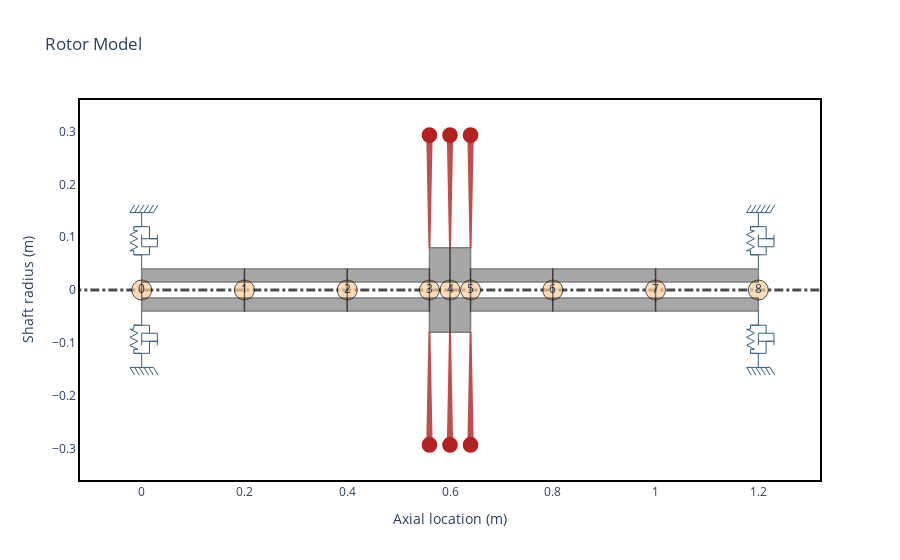

This figure's notebook cell:
### Code cell
shaft = [
    rs.ShaftElement(n=0, L=L, idl=idl, odl=odl, material=steel),
    rs.ShaftElement(n=1, L=L, idl=idl, odl=odl, material=steel),
    rs.ShaftElement(n=2, L=0.16, idl=idl, odl=odl, material=steel),
    rs.ShaftElement(n=3, L=0.04, idl=idl, odl=0.16, material=steel),
    rs.ShaftElement(n=4, L=0.04, idl=idl, odl=0.16, material=steel),
    rs.ShaftElement(n=5, L=0.16, idl=idl, odl=odl, material=steel),
    rs.ShaftElement(n=6, L=L, idl=idl, odl=odl, material=steel),
    rs.ShaftElement(n=7, L=L, idl=idl, odl=odl, material=steel),
]
bearings = [
    rs.BearingElement(n=0, kxx=1e20, cxx=0),
    rs.BearingElement(n=len(shaft), kxx=1e20, cxx=0),
]
disks = [
    rs.DiskElement.from_geometry(n=3, material=steel, width=0.02, o_d=0.4, i_d=0.16),
    rs.DiskElement.from_geometry(n=4, material=steel, width=0.04, o_d=0.4, i_d=0.16),
    rs.DiskElement.from_geometry(n=5, material=steel, width=0.02, o_d=0.4, i_d=0.16),
]

rotor3 = rs.Rotor(shaft_elements=shaft, disk_elements=disks, bearing_elements=bearings)
rotor3.plot_rotor()

### Figure 1 — Plotly figure (JSON) as saved in the notebook; plotly's stock layout.template omitted (floating-point values rounded to 4 significant figures)
{"data": [{"hoverinfo": "none", "line": {"color": "black", "dash": "dashdot", "width": 3.0}, "mode": "lines", "opacity": 0.7, "showlegend": false, "type": "scatter", "x": [-0.24, 1.44], "y": [0, 0]}, {"hoverinfo": "none", "marker": {"color": "#ffcc99", "line": {"color": "black", "width": 1.0}, "opacity": 0.7, "size": 20}, "mode": "markers+text", "showlegend": false, "text": ["0", "1", "2", "3", "4", "5", "6", "7", "8"], "type": "scatter", "x": [0.0, 0.2, 0.4, 0.56, 0.6, 0.64, 0.8, 1.0, 1.2], "y": [0.0, 0.0, 0.0, 0.0, 0.0, 0.0, 0.0, 0.0, 0.0]}, {"customdata": [[0, 0.08, 0.03, 0.08, 0.03, 0.2, "steel"], [0, 0.08, 0.03, 0.08, 0.03, 0.2, "steel"], [0, 0.08, 0.03, 0.08, 0.03, 0.2, "steel"], [0, 0.08, 0.03, 0.08, 0.03, 0.2, "steel"], [0, 0.08, 0.03, 0.08, 0.03, 0.2, "steel"], [0, 0.08, 0.03, 0.08, 0.03, 0.2, "steel"], [0, 0.08, 0.03, 0.08, 0.03, 0.2, "steel"], [0, 0.08, 0.03, 0.08, 0.03, 0.2, "steel"], [0, 0.08, 0.03, 0.08, 0.03, 0.2, "steel"], [0, 0.08, 0.03, 0.08, 0.03, 0.2, "steel"]], "fill": "toself", "fillcolor": "#525252", "hoverinfo": "text", "hoverlabel": {"bgcolor": "#525252"}, "hoveron": "points+fills", "hovertemplate": "Element Number: 0<br>Left Outer Diameter: 0.08 m<br>Left Inner Diameter: 0.03 m<br>Right Outer Diameter: 0.08 m<br>Right Inner Diameter: 0.03 m<br>Element Length: 0.2 m<br>Material: steel<br>", "legendgroup": "Shaft", "line": {"color": "black", "width": 1.5}, "mode": "lines", "name": "ShaftElement 0", "opacity": 0.5, "showlegend": false, "text": "Element Number: 0<br>Left Outer Diameter: 0.08 m<br>Left Inner Diameter: 0.03 m<br>Right Outer Diameter: 0.08 m<br>Right Inner Diameter: 0.03 m<br>Element Length: 0.2 m<br>Material: steel<br>", "type": "scatter", "x": [0.0, 0.0, 0.2, 0.2, 0.0, 0.0, 0.0, 0.2, 0.2, 0.0], "y": [0.015, 0.04, 0.04, 0.015, 0.015, -0.015, -0.04, -0.04, -0.015, -0.015]}, {"customdata": [[1, 0.08, 0.03, 0.08, 0.03, 0.2, "steel"], [1, 0.08, 0.03, 0.08, 0.03, 0.2, "steel"], [1, 0.08, 0.03, 0.08, 0.03, 0.2, "steel"], [1, 0.08, 0.03, 0.08, 0.03, 0.2, "steel"], [1, 0.08, 0.03, 0.08, 0.03, 0.2, "steel"], [1, 0.08, 0.03, 0.08, 0.03, 0.2, "steel"], [1, 0.08, 0.03, 0.08, 0.03, 0.2, "steel"], [1, 0.08, 0.03, 0.08, 0.03, 0.2, "steel"], [1, 0.08, 0.03, 0.08, 0.03, 0.2, "steel"], [1, 0.08, 0.03, 0.08, 0.03, 0.2, "steel"]], "fill": "toself", "fillcolor": "#525252", "hoverinfo": "text", "hoverlabel": {"bgcolor": "#525252"}, "hoveron": "points+fills", "hovertemplate": "Element Number: 1<br>Left Outer Diameter: 0.08 m<br>Left Inner Diameter: 0.03 m<br>Right Outer Diameter: 0.08 m<br>Right Inner Diameter: 0.03 m<br>Element Length: 0.2 m<br>Material: steel<br>", "legendgroup": "Shaft", "line": {"color": "black", "width": 1.5}, "mode": "lines", "name": "ShaftElement 1", "opacity": 0.5, "showlegend": false, "text": "Element Number: 1<br>Left Outer Diameter: 0.08 m<br>Left Inner Diameter: 0.03 m<br>Right Outer Diameter: 0.08 m<br>Right Inner Diameter: 0.03 m<br>Element Length: 0.2 m<br>Material: steel<br>", "type": "scatter", "x": [0.2, 0.2, 0.4, 0.4, 0.2, 0.2, 0.2, 0.4, 0.4, 0.2], "y": [0.015, 0.04, 0.04, 0.015, 0.015, -0.015, -0.04, -0.04, -0.015, -0.015]}, {"customdata": [[2, 0.08, 0.03, 0.08, 0.03, 0.16, "steel"], [2, 0.08, 0.03, 0.08, 0.03, 0.16, "steel"], [2, 0.08, 0.03, 0.08, 0.03, 0.16, "steel"], [2, 0.08, 0.03, 0.08, 0.03, 0.16, "steel"], [2, 0.08, 0.03, 0.08, 0.03, 0.16, "steel"], [2, 0.08, 0.03, 0.08, 0.03, 0.16, "steel"], [2, 0.08, 0.03, 0.08, 0.03, 0.16, "steel"], [2, 0.08, 0.03, 0.08, 0.03, 0.16, "steel"], [2, 0.08, 0.03, 0.08, 0.03, 0.16, "steel"], [2, 0.08, 0.03, 0.08, 0.03, 0.16, "steel"]], "fill": "toself", "fillcolor": "#525252", "hoverinfo": "text", "hoverlabel": {"bgcolor": "#525252"}, "hoveron": "points+fills", "hovertemplate": "Element Number: 2<br>Left Outer Diameter: 0.08 m<br>Left Inner Diameter: 0.03 m<br>Right Outer Diameter: 0.08 m<br>Right Inner Diameter: 0.03 m<br>Element Length: 0.16 m<br>Material: steel<br>", "legendgroup": "Shaft", "line": {"color": "black", "width": 1.5}, "mode": "lines", "name": "ShaftElement 2", "opacity": 0.5, "showlegend": false, "text": "Element Number: 2<br>Left Outer Diameter: 0.08 m<br>Left Inner Diameter: 0.03 m<br>Right Outer Diameter: 0.08 m<br>Right Inner Diameter: 0.03 m<br>Element Length: 0.16 m<br>Material: steel<br>", "type": "scatter", "x": [0.4, 0.4, 0.56, 0.56, 0.4, 0.4, 0.4, 0.56, 0.56, 0.4], "y": [0.015, 0.04, 0.04, 0.015, 0.015, -0.015, -0.04, -0.04, -0.015, -0.015]}, {"customdata": [[3, 0.16, 0.03, 0.16, 0.03, 0.04, "steel"], [3, 0.16, 0.03, 0.16, 0.03, 0.04, "steel"], [3, 0.16, 0.03, 0.16, 0.03, 0.04, "steel"], [3, 0.16, 0.03, 0.16, 0.03, 0.04, "steel"], [3, 0.16, 0.03, 0.16, 0.03, 0.04, "steel"], [3, 0.16, 0.03, 0.16, 0.03, 0.04, "steel"], [3, 0.16, 0.03, 0.16, 0.03, 0.04, "steel"], [3, 0.16, 0.03, 0.16, 0.03, 0.04, "steel"], [3, 0.16, 0.03, 0.16, 0.03, 0.04, "steel"], [3, 0.16, 0.03, 0.16, 0.03, 0.04, "steel"]], "fill": "toself", "fillcolor": "#525252", "hoverinfo": "text", "hoverlabel": {"bgcolor": "#525252"}, "hoveron": "points+fills", "hovertemplate": "Element Number: 3<br>Left Outer Diameter: 0.16 m<br>Left Inner Diameter: 0.03 m<br>Right Outer Diameter: 0.16 m<br>Right Inner Diameter: 0.03 m<br>Element Length: 0.04 m<br>Material: steel<br>", "legendgroup": "Shaft", "line": {"color": "black", "width": 1.5}, "mode": "lines", "name": "ShaftElement 3", "opacity": 0.5, "showlegend": false, "text": "Element Number: 3<br>Left Outer Diameter: 0.16 m<br>Left Inner Diameter: 0.03 m<br>Right Outer Diameter: 0.16 m<br>Right Inner Diameter: 0.03 m<br>Element Length: 0.04 m<br>Material: steel<br>", "type": "scatter", "x": [0.56, 0.56, 0.6, 0.6, 0.56, 0.56, 0.56, 0.6, 0.6, 0.56], "y": [0.015, 0.08, 0.08, 0.015, 0.015, -0.015, -0.08, -0.08, -0.015, -0.015]}, {"customdata": [[4, 0.16, 0.03, 0.16, 0.03, 0.04, "steel"], [4, 0.16, 0.03, 0.16, 0.03, 0.04, "steel"], [4, 0.16, 0.03, 0.16, 0.03, 0.04, "steel"], [4, 0.16, 0.03, 0.16, 0.03, 0.04, "steel"], [4, 0.16, 0.03, 0.16, 0.03, 0.04, "steel"], [4, 0.16, 0.03, 0.16, 0.03, 0.04, "steel"], [4, 0.16, 0.03, 0.16, 0.03, 0.04, "steel"], [4, 0.16, 0.03, 0.16, 0.03, 0.04, "steel"], [4, 0.16, 0.03, 0.16, 0.03, 0.04, "steel"], [4, 0.16, 0.03, 0.16, 0.03, 0.04, "steel"]], "fill": "toself", "fillcolor": "#525252", "hoverinfo": "text", "hoverlabel": {"bgcolor": "#525252"}, "hoveron": "points+fills", "hovertemplate": "Element Number: 4<br>Left Outer Diameter: 0.16 m<br>Left Inner Diameter: 0.03 m<br>Right Outer Diameter: 0.16 m<br>Right Inner Diameter: 0.03 m<br>Element Length: 0.04 m<br>Material: steel<br>", "legendgroup": "Shaft", "line": {"color": "black", "width": 1.5}, "mode": "lines", "name": "ShaftElement 4", "opacity": 0.5, "showlegend": false, "text": "Element Number: 4<br>Left Outer Diameter: 0.16 m<br>Left Inner Diameter: 0.03 m<br>Right Outer Diameter: 0.16 m<br>Right Inner Diameter: 0.03 m<br>Element Length: 0.04 m<br>Material: steel<br>", "type": "scatter", "x": [0.6, 0.6, 0.64, 0.64, 0.6, 0.6, 0.6, 0.64, 0.64, 0.6], "y": [0.015, 0.08, 0.08, 0.015, 0.015, -0.015, -0.08, -0.08, -0.015, -0.015]}, {"customdata": [[5, 0.08, 0.03, 0.08, 0.03, 0.16, "steel"], [5, 0.08, 0.03, 0.08, 0.03, 0.16, "steel"], [5, 0.08, 0.03, 0.08, 0.03, 0.16, "steel"], [5, 0.08, 0.03, 0.08, 0.03, 0.16, "steel"], [5, 0.08, 0.03, 0.08, 0.03, 0.16, "steel"], [5, 0.08, 0.03, 0.08, 0.03, 0.16, "steel"], [5, 0.08, 0.03, 0.08, 0.03, 0.16, "steel"], [5, 0.08, 0.03, 0.08, 0.03, 0.16, "steel"], [5, 0.08, 0.03, 0.08, 0.03, 0.16, "steel"], [5, 0.08, 0.03, 0.08, 0.03, 0.16, "steel"]], "fill": "toself", "fillcolor": "#525252", "hoverinfo": "text", "hoverlabel": {"bgcolor": "#525252"}, "hoveron": "points+fills", "hovertemplate": "Element Number: 5<br>Left Outer Diameter: 0.08 m<br>Left Inner Diameter: 0.03 m<br>Right Outer Diameter: 0.08 m<br>Right Inner Diameter: 0.03 m<br>Element Length: 0.16 m<br>Material: steel<br>", "legendgroup": "Shaft", "line": {"color": "black", "width": 1.5}, "mode": "lines", "name": "ShaftElement 5", "opacity": 0.5, "showlegend": false, "text": "Element Number: 5<br>Left Outer Diameter: 0.08 m<br>Left Inner Diameter: 0.03 m<br>Right Outer Diameter: 0.08 m<br>Right Inner Diameter: 0.03 m<br>Element Length: 0.16 m<br>Material: steel<br>", "type": "scatter", "x": [0.64, 0.64, 0.8, 0.8, 0.64, 0.64, 0.64, 0.8, 0.8, 0.64], "y": [0.015, 0.04, 0.04, 0.015, 0.015, -0.015, -0.04, -0.04, -0.015, -0.015]}, {"customdata": [[6, 0.08, 0.03, 0.08, 0.03, 0.2, "steel"], [6, 0.08, 0.03, 0.08, 0.03, 0.2, "steel"], [6, 0.08, 0.03, 0.08, 0.03, 0.2, "steel"], [6, 0.08, 0.03, 0.08, 0.03, 0.2, "steel"], [6, 0.08, 0.03, 0.08, 0.03, 0.2, "steel"], [6, 0.08, 0.03, 0.08, 0.03, 0.2, "steel"], [6, 0.08, 0.03, 0.08, 0.03, 0.2, "steel"], [6, 0.08, 0.03, 0.08, 0.03, 0.2, "steel"], [6, 0.08, 0.03, 0.08, 0.03, 0.2, "steel"], [6, 0.08, 0.03, 0.08, 0.03, 0.2, "steel"]], "fill": "toself", "fillcolor": "#525252", "hoverinfo": "text", "hoverlabel": {"bgcolor": "#525252"}, "hoveron": "points+fills", "hovertemplate": "Element Number: 6<br>Left Outer Diameter: 0.08 m<br>Left Inner Diameter: 0.03 m<br>Right Outer Diameter: 0.08 m<br>Right Inner Diameter: 0.03 m<br>Element Length: 0.2 m<br>Material: steel<br>", "legendgroup": "Shaft", "line": {"color": "black", "width": 1.5}, "mode": "lines", "name": "ShaftElement 6", "opacity": 0.5, "showlegend": false, "text": "Element Number: 6<br>Left Outer Diameter: 0.08 m<br>Left Inner Diameter: 0.03 m<br>Right Outer Diameter: 0.08 m<br>Right Inner Diameter: 0.03 m<br>Element Length: 0.2 m<br>Material: steel<br>", "type": "scatter", "x": [0.8, 0.8, 1.0, 1.0, 0.8, 0.8, 0.8, 1.0, 1.0, 0.8], "y": [0.015, 0.04, 0.04, 0.015, 0.015, -0.015, -0.04, -0.04, -0.015, -0.015]}, {"customdata": [[7, 0.08, 0.03, 0.08, 0.03, 0.2, "steel"], [7, 0.08, 0.03, 0.08, 0.03, 0.2, "steel"], [7, 0.08, 0.03, 0.08, 0.03, 0.2, "steel"], [7, 0.08, 0.03, 0.08, 0.03, 0.2, "steel"], [7, 0.08, 0.03, 0.08, 0.03, 0.2, "steel"], [7, 0.08, 0.03, 0.08, 0.03, 0.2, "steel"], [7, 0.08, 0.03, 0.08, 0.03, 0.2, "steel"], [7, 0.08, 0.03, 0.08, 0.03, 0.2, "steel"], [7, 0.08, 0.03, 0.08, 0.03, 0.2, "steel"], [7, 0.08, 0.03, 0.08, 0.03, 0.2, "steel"]], "fill": "toself", "fillcolor": "#525252", "hoverinfo": "text", "hoverlabel": {"bgcolor": "#525252"}, "hoveron": "points+fills", "hovertemplate": "Element Number: 7<br>Left Outer Diameter: 0.08 m<br>Left Inner Diameter: 0.03 m<br>Right Outer Diameter: 0.08 m<br>Right Inner Diameter: 0.03 m<br>Element Length: 0.2 m<br>Material: steel<br>", "legendgroup": "Shaft", "line": {"color": "black", "width": 1.5}, "mode": "lines", "name": "ShaftElement 7", "opacity": 0.5, "showlegend": false, "text": "Element Number: 7<br>Left Outer Diameter: 0.08 m<br>Left Inner Diameter: 0.03 m<br>Right Outer Diameter: 0.08 m<br>Right Inner Diameter: 0.03 m<br>Element Length: 0.2 m<br>Material: steel<br>", "type": "scatter", "x": [1.0, 1.0, 1.2, 1.2, 1.0, 1.0, 1.0, 1.2, 1.2, 1.0], "y": [0.015, 0.04, 0.04, 0.015, 0.015, -0.015, -0.04, -0.04, -0.015, -0.015]}, {"customdata": [[3, 0.382, 0.1916, 16.47], [3, 0.382, 0.1916, 16.47], [3, 0.382, 0.1916, 16.47], [3, 0.382, 0.1916, 16.47], [3, 0.382, 0.1916, 16.47], [3, 0.382, 0.1916, 16.47], [3, 0.382, 0.1916, 16.47], [3, 0.382, 0.1916, 16.47], [3, 0.382, 0.1916, 16.47]], "fill": "toself", "fillcolor": "Firebrick", "hoverinfo": "text", "hoverlabel": {"bgcolor": "Firebrick"}, "hoveron": "points+fills", "hovertemplate": "Disk Node: 3<br>Polar Inertia: 3.820e-01<br>Diametral Inertia: 1.916e-01<br>Disk mass: 16.467<br>", "legendgroup": "disks", "line": {"color": "Firebrick", "width": 2.0}, "mode": "lines", "name": "Disk 0", "opacity": 0.8, "showlegend": false, "text": "Disk Node: 3<br>Polar Inertia: 3.820e-01<br>Diametral Inertia: 1.916e-01<br>Disk mass: 16.467<br>", "type": "scatter", "x": [0.56, 0.5643, 0.5557, 0.56, null, 0.56, 0.5643, 0.5557, 0.56], "y": [0.08, 0.2933, 0.2933, 0.08, null, -0.08, -0.2933, -0.2933, -0.08]}, {"customdata": [[4, 0.7641, 0.3864, 32.93], [4, 0.7641, 0.3864, 32.93], [4, 0.7641, 0.3864, 32.93], [4, 0.7641, 0.3864, 32.93], [4, 0.7641, 0.3864, 32.93], [4, 0.7641, 0.3864, 32.93], [4, 0.7641, 0.3864, 32.93], [4, 0.7641, 0.3864, 32.93], [4, 0.7641, 0.3864, 32.93]], "fill": "toself", "fillcolor": "Firebrick", "hoverinfo": "text", "hoverlabel": {"bgcolor": "Firebrick"}, "hoveron": "points+fills", "hovertemplate": "Disk Node: 4<br>Polar Inertia: 7.641e-01<br>Diametral Inertia: 3.864e-01<br>Disk mass: 32.934<br>", "legendgroup": "disks", "line": {"color": "Firebrick", "width": 2.0}, "mode": "lines", "name": "Disk 1", "opacity": 0.8, "showlegend": false, "text": "Disk Node: 4<br>Polar Inertia: 7.641e-01<br>Diametral Inertia: 3.864e-01<br>Disk mass: 32.934<br>", "type": "scatter", "x": [0.6, 0.6043, 0.5957, 0.6, null, 0.6, 0.6043, 0.5957, 0.6], "y": [0.08, 0.2933, 0.2933, 0.08, null, -0.08, -0.2933, -0.2933, -0.08]}, {"customdata": [[5, 0.382, 0.1916, 16.47], [5, 0.382, 0.1916, 16.47], [5, 0.382, 0.1916, 16.47], [5, 0.382, 0.1916, 16.47], [5, 0.382, 0.1916, 16.47], [5, 0.382, 0.1916, 16.47], [5, 0.382, 0.1916, 16.47], [5, 0.382, 0.1916, 16.47], [5, 0.382, 0.1916, 16.47]], "fill": "toself", "fillcolor": "Firebrick", "hoverinfo": "text", "hoverlabel": {"bgcolor": "Firebrick"}, "hoveron": "points+fills", "hovertemplate": "Disk Node: 5<br>Polar Inertia: 3.820e-01<br>Diametral Inertia: 1.916e-01<br>Disk mass: 16.467<br>", "legendgroup": "disks", "line": {"color": "Firebrick", "width": 2.0}, "mode": "lines", "name": "Disk 2", "opacity": 0.8, "showlegend": false, "text": "Disk Node: 5<br>Polar Inertia: 3.820e-01<br>Diametral Inertia: 1.916e-01<br>Disk mass: 16.467<br>", "type": "scatter", "x": [0.64, 0.6443, 0.6357, 0.64, null, 0.64, 0.6443, 0.6357, 0.64], "y": [0.08, 0.2933, 0.2933, 0.08, null, -0.08, -0.2933, -0.2933, -0.08]}, {"hoverinfo": "none", "legendgroup": "bearings", "line": {"color": "#355d7a", "width": 1}, "mode": "lines", "name": "Bearing 0", "showlegend": false, "type": "scatter", "x": [0.0, 0.0, -0.01524, 0.01524], "y": [0.04, 0.06667, 0.06667, 0.06667]}, {"hoverinfo": "none", "legendgroup": "bearings", "line": {"color": "#355d7a", "width": 1}, "mode": "lines", "name": "Bearing 0", "showlegend": false, "type": "scatter", "x": [0.0, 0.0, -0.01524, 0.01524], "y": [-0.04, -0.06667, -0.06667, -0.06667]}, {"hoverinfo": "none", "legendgroup": "bearings", "line": {"color": "#355d7a", "width": 1}, "mode": "lines", "name": "Bearing 0", "showlegend": false, "type": "scatter", "x": [0.0, 0.0, -0.01524, 0.01524], "y": [0.1467, 0.12, 0.12, 0.12]}, {"hoverinfo": "none", "legendgroup": "bearings", "line": {"color": "#355d7a", "width": 1}, "mode": "lines", "name": "Bearing 0", "showlegend": false, "type": "scatter", "x": [0.0, 0.0, -0.01524, 0.01524], "y": [-0.1467, -0.12, -0.12, -0.12]}, {"hoverinfo": "none", "legendgroup": "bearings", "line": {"color": "#355d7a", "width": 1}, "mode": "lines", "name": "Bearing 0", "showlegend": false, "type": "scatter", "x": [-0.02286, 0.02286], "y": [0.1467, 0.1467]}, {"hoverinfo": "none", "legendgroup": "bearings", "line": {"color": "#355d7a", "width": 1}, "mode": "lines", "name": "Bearing 0", "showlegend": false, "type": "scatter", "x": [-0.02286, 0.02286], "y": [-0.1467, -0.1467]}, {"hoverinfo": "none", "legendgroup": "bearings", "line": {"color": "#355d7a", "width": 1}, "mode": "lines", "name": "Bearing 0", "showlegend": false, "type": "scatter", "x": [-0.02286, -0.01371], "y": [0.1467, 0.1613]}, {"hoverinfo": "none", "legendgroup": "bearings", "line": {"color": "#355d7a", "width": 1}, "mode": "lines", "name": "Bearing 0", "showlegend": false, "type": "scatter", "x": [-0.02286, -0.01371], "y": [-0.1467, -0.1613]}, {"hoverinfo": "none", "legendgroup": "bearings", "line": {"color": "#355d7a", "width": 1}, "mode": "lines", "name": "Bearing 0", "showlegend": false, "type": "scatter", "x": [-0.01371, -0.004571], "y": [0.1467, 0.1613]}, {"hoverinfo": "none", "legendgroup": "bearings", "line": {"color": "#355d7a", "width": 1}, "mode": "lines", "name": "Bearing 0", "showlegend": false, "type": "scatter", "x": [-0.01371, -0.004571], "y": [-0.1467, -0.1613]}, {"hoverinfo": "none", "legendgroup": "bearings", "line": {"color": "#355d7a", "width": 1}, "mode": "lines", "name": "Bearing 0", "showlegend": false, "type": "scatter", "x": [-0.004571, 0.004571], "y": [0.1467, 0.1613]}, {"hoverinfo": "none", "legendgroup": "bearings", "line": {"color": "#355d7a", "width": 1}, "mode": "lines", "name": "Bearing 0", "showlegend": false, "type": "scatter", "x": [-0.004571, 0.004571], "y": [-0.1467, -0.1613]}, {"hoverinfo": "none", "legendgroup": "bearings", "line": {"color": "#355d7a", "width": 1}, "mode": "lines", "name": "Bearing 0", "showlegend": false, "type": "scatter", "x": [0.004571, 0.01371], "y": [0.1467, 0.1613]}, {"hoverinfo": "none", "legendgroup": "bearings", "line": {"color": "#355d7a", "width": 1}, "mode": "lines", "name": "Bearing 0", "showlegend": false, "type": "scatter", "x": [0.004571, 0.01371], "y": [-0.1467, -0.1613]}, {"hoverinfo": "none", "legendgroup": "bearings", "line": {"color": "#355d7a", "width": 1}, "mode": "lines", "name": "Bearing 0", "showlegend": false, "type": "scatter", "x": [0.01371, 0.02286], "y": [0.1467, 0.1613]}, {"hoverinfo": "none", "legendgroup": "bearings", "line": {"color": "#355d7a", "width": 1}, "mode": "lines", "name": "Bearing 0", "showlegend": false, "type": "scatter", "x": [0.01371, 0.02286], "y": [-0.1467, -0.1613]}, {"hoverinfo": "none", "legendgroup": "bearings", "line": {"color": "#355d7a", "width": 1}, "mode": "lines", "name": "Bearing 0", "showlegend": false, "type": "scatter", "x": [0.02286, 0.032], "y": [0.1467, 0.1613]}, {"hoverinfo": "none", "legendgroup": "bearings", "line": {"color": "#355d7a", "width": 1}, "mode": "lines", "name": "Bearing 0", "showlegend": false, "type": "scatter", "x": [0.02286, 0.032], "y": [-0.1467, -0.1613]}, {"hoverinfo": "none", "legendgroup": "bearings", "line": {"color": "#355d7a", "width": 1}, "mode": "lines", "name": "Bearing 0", "showlegend": false, "type": "scatter", "x": [-0.01524, -0.01524, -0.02286, -0.007619, -0.02286, -0.007619, -0.02286, -0.007619, -0.01524, -0.01524], "y": [0.06667, 0.07429, 0.07429, 0.0819, 0.08952, 0.09714, 0.1048, 0.1124, 0.1124, 0.12]}, {"hoverinfo": "none", "legendgroup": "bearings", "line": {"color": "#355d7a", "width": 1}, "mode": "lines", "name": "Bearing 0", "showlegend": false, "type": "scatter", "x": [-0.01524, -0.01524, -0.02286, -0.007619, -0.02286, -0.007619, -0.02286, -0.007619, -0.01524, -0.01524], "y": [-0.06667, -0.07429, -0.07429, -0.0819, -0.08952, -0.09714, -0.1048, -0.1124, -0.1124, -0.12]}, {"hoverinfo": "none", "legendgroup": "bearings", "line": {"color": "#355d7a", "width": 1}, "mode": "lines", "name": "Bearing 0", "showlegend": false, "type": "scatter", "x": [0.01524, 0.01524], "y": [0.06667, 0.0819]}, {"hoverinfo": "none", "legendgroup": "bearings", "line": {"color": "#355d7a", "width": 1}, "mode": "lines", "name": "Bearing 0", "showlegend": false, "type": "scatter", "x": [0.01524, 0.01524], "y": [-0.06667, -0.0819]}, {"hoverinfo": "none", "legendgroup": "bearings", "line": {"color": "#355d7a", "width": 1}, "mode": "lines", "name": "Bearing 0", "showlegend": false, "type": "scatter", "x": [0.0, 0.0, 0.03048, 0.03048], "y": [0.1048, 0.0819, 0.0819, 0.1048]}, {"hoverinfo": "none", "legendgroup": "bearings", "line": {"color": "#355d7a", "width": 1}, "mode": "lines", "name": "Bearing 0", "showlegend": false, "type": "scatter", "x": [0.0, 0.0, 0.03048, 0.03048], "y": [-0.1048, -0.0819, -0.0819, -0.1048]}, {"hoverinfo": "none", "legendgroup": "bearings", "line": {"color": "#355d7a", "width": 1}, "mode": "lines", "name": "Bearing 0", "showlegend": false, "type": "scatter", "x": [0.0, 0.03048, 0.01524, 0.01524], "y": [0.09714, 0.09714, 0.09714, 0.12]}, {"hoverinfo": "none", "legendgroup": "bearings", "line": {"color": "#355d7a", "width": 1}, "mode": "lines", "name": "Bearing 0", "showlegend": false, "type": "scatter", "x": [0.0, 0.03048, 0.01524, 0.01524], "y": [-0.09714, -0.09714, -0.09714, -0.12]}, {"hoverinfo": "none", "legendgroup": "bearings", "line": {"color": "#355d7a", "width": 1}, "mode": "lines", "name": "Bearing 1", "showlegend": false, "type": "scatter", "x": [1.2, 1.2, 1.185, 1.215], "y": [0.04, 0.06667, 0.06667, 0.06667]}, {"hoverinfo": "none", "legendgroup": "bearings", "line": {"color": "#355d7a", "width": 1}, "mode": "lines", "name": "Bearing 1", "showlegend": false, "type": "scatter", "x": [1.2, 1.2, 1.185, 1.215], "y": [-0.04, -0.06667, -0.06667, -0.06667]}, {"hoverinfo": "none", "legendgroup": "bearings", "line": {"color": "#355d7a", "width": 1}, "mode": "lines", "name": "Bearing 1", "showlegend": false, "type": "scatter", "x": [1.2, 1.2, 1.185, 1.215], "y": [0.1467, 0.12, 0.12, 0.12]}, {"hoverinfo": "none", "legendgroup": "bearings", "line": {"color": "#355d7a", "width": 1}, "mode": "lines", "name": "Bearing 1", "showlegend": false, "type": "scatter", "x": [1.2, 1.2, 1.185, 1.215], "y": [-0.1467, -0.12, -0.12, -0.12]}, {"hoverinfo": "none", "legendgroup": "bearings", "line": {"color": "#355d7a", "width": 1}, "mode": "lines", "name": "Bearing 1", "showlegend": false, "type": "scatter", "x": [1.177, 1.223], "y": [0.1467, 0.1467]}, {"hoverinfo": "none", "legendgroup": "bearings", "line": {"color": "#355d7a", "width": 1}, "mode": "lines", "name": "Bearing 1", "showlegend": false, "type": "scatter", "x": [1.177, 1.223], "y": [-0.1467, -0.1467]}, {"hoverinfo": "none", "legendgroup": "bearings", "line": {"color": "#355d7a", "width": 1}, "mode": "lines", "name": "Bearing 1", "showlegend": false, "type": "scatter", "x": [1.177, 1.186], "y": [0.1467, 0.1613]}, {"hoverinfo": "none", "legendgroup": "bearings", "line": {"color": "#355d7a", "width": 1}, "mode": "lines", "name": "Bearing 1", "showlegend": false, "type": "scatter", "x": [1.177, 1.186], "y": [-0.1467, -0.1613]}, {"hoverinfo": "none", "legendgroup": "bearings", "line": {"color": "#355d7a", "width": 1}, "mode": "lines", "name": "Bearing 1", "showlegend": false, "type": "scatter", "x": [1.186, 1.195], "y": [0.1467, 0.1613]}, {"hoverinfo": "none", "legendgroup": "bearings", "line": {"color": "#355d7a", "width": 1}, "mode": "lines", "name": "Bearing 1", "showlegend": false, "type": "scatter", "x": [1.186, 1.195], "y": [-0.1467, -0.1613]}, {"hoverinfo": "none", "legendgroup": "bearings", "line": {"color": "#355d7a", "width": 1}, "mode": "lines", "name": "Bearing 1", "showlegend": false, "type": "scatter", "x": [1.195, 1.205], "y": [0.1467, 0.1613]}, {"hoverinfo": "none", "legendgroup": "bearings", "line": {"color": "#355d7a", "width": 1}, "mode": "lines", "name": "Bearing 1", "showlegend": false, "type": "scatter", "x": [1.195, 1.205], "y": [-0.1467, -0.1613]}, {"hoverinfo": "none", "legendgroup": "bearings", "line": {"color": "#355d7a", "width": 1}, "mode": "lines", "name": "Bearing 1", "showlegend": false, "type": "scatter", "x": [1.205, 1.214], "y": [0.1467, 0.1613]}, {"hoverinfo": "none", "legendgroup": "bearings", "line": {"color": "#355d7a", "width": 1}, "mode": "lines", "name": "Bearing 1", "showlegend": false, "type": "scatter", "x": [1.205, 1.214], "y": [-0.1467, -0.1613]}, {"hoverinfo": "none", "legendgroup": "bearings", "line": {"color": "#355d7a", "width": 1}, "mode": "lines", "name": "Bearing 1", "showlegend": false, "type": "scatter", "x": [1.214, 1.223], "y": [0.1467, 0.1613]}, {"hoverinfo": "none", "legendgroup": "bearings", "line": {"color": "#355d7a", "width": 1}, "mode": "lines", "name": "Bearing 1", "showlegend": false, "type": "scatter", "x": [1.214, 1.223], "y": [-0.1467, -0.1613]}, {"hoverinfo": "none", "legendgroup": "bearings", "line": {"color": "#355d7a", "width": 1}, "mode": "lines", "name": "Bearing 1", "showlegend": false, "type": "scatter", "x": [1.223, 1.232], "y": [0.1467, 0.1613]}, {"hoverinfo": "none", "legendgroup": "bearings", "line": {"color": "#355d7a", "width": 1}, "mode": "lines", "name": "Bearing 1", "showlegend": false, "type": "scatter", "x": [1.223, 1.232], "y": [-0.1467, -0.1613]}, {"hoverinfo": "none", "legendgroup": "bearings", "line": {"color": "#355d7a", "width": 1}, "mode": "lines", "name": "Bearing 1", "showlegend": false, "type": "scatter", "x": [1.185, 1.185, 1.177, 1.192, 1.177, 1.192, 1.177, 1.192, 1.185, 1.185], "y": [0.06667, 0.07429, 0.07429, 0.0819, 0.08952, 0.09714, 0.1048, 0.1124, 0.1124, 0.12]}, {"hoverinfo": "none", "legendgroup": "bearings", "line": {"color": "#355d7a", "width": 1}, "mode": "lines", "name": "Bearing 1", "showlegend": false, "type": "scatter", "x": [1.185, 1.185, 1.177, 1.192, 1.177, 1.192, 1.177, 1.192, 1.185, 1.185], "y": [-0.06667, -0.07429, -0.07429, -0.0819, -0.08952, -0.09714, -0.1048, -0.1124, -0.1124, -0.12]}, {"hoverinfo": "none", "legendgroup": "bearings", "line": {"color": "#355d7a", "width": 1}, "mode": "lines", "name": "Bearing 1", "showlegend": false, "type": "scatter", "x": [1.215, 1.215], "y": [0.06667, 0.0819]}, {"hoverinfo": "none", "legendgroup": "bearings", "line": {"color": "#355d7a", "width": 1}, "mode": "lines", "name": "Bearing 1", "showlegend": false, "type": "scatter", "x": [1.215, 1.215], "y": [-0.06667, -0.0819]}, {"hoverinfo": "none", "legendgroup": "bearings", "line": {"color": "#355d7a", "width": 1}, "mode": "lines", "name": "Bearing 1", "showlegend": false, "type": "scatter", "x": [1.2, 1.2, 1.23, 1.23], "y": [0.1048, 0.0819, 0.0819, 0.1048]}, {"hoverinfo": "none", "legendgroup": "bearings", "line": {"color": "#355d7a", "width": 1}, "mode": "lines", "name": "Bearing 1", "showlegend": false, "type": "scatter", "x": [1.2, 1.2, 1.23, 1.23], "y": [-0.1048, -0.0819, -0.0819, -0.1048]}, {"hoverinfo": "none", "legendgroup": "bearings", "line": {"color": "#355d7a", "width": 1}, "mode": "lines", "name": "Bearing 1", "showlegend": false, "type": "scatter", "x": [1.2, 1.23, 1.215, 1.215], "y": [0.09714, 0.09714, 0.09714, 0.12]}, {"hoverinfo": "none", "legendgroup": "bearings", "line": {"color": "#355d7a", "width": 1}, "mode": "lines", "name": "Bearing 1", "showlegend": false, "type": "scatter", "x": [1.2, 1.23, 1.215, 1.215], "y": [-0.09714, -0.09714, -0.09714, -0.12]}], "layout": {"shapes": [{"fillcolor": "Firebrick", "line": {"color": "Firebrick"}, "type": "circle", "x0": 0.5467, "x1": 0.5733, "xref": "x", "y0": 0.28, "y1": 0.3067, "yref": "y"}, {"fillcolor": "Firebrick", "line": {"color": "Firebrick"}, "type": "circle", "x0": 0.5467, "x1": 0.5733, "xref": "x", "y0": -0.3067, "y1": -0.28, "yref": "y"}, {"fillcolor": "Firebrick", "line": {"color": "Firebrick"}, "type": "circle", "x0": 0.5867, "x1": 0.6133, "xref": "x", "y0": 0.28, "y1": 0.3067, "yref": "y"}, {"fillcolor": "Firebrick", "line": {"color": "Firebrick"}, "type": "circle", "x0": 0.5867, "x1": 0.6133, "xref": "x", "y0": -0.3067, "y1": -0.28, "yref": "y"}, {"fillcolor": "Firebrick", "line": {"color": "Firebrick"}, "type": "circle", "x0": 0.6267, "x1": 0.6533, "xref": "x", "y0": 0.28, "y1": 0.3067, "yref": "y"}, {"fillcolor": "Firebrick", "line": {"color": "Firebrick"}, "type": "circle", "x0": 0.6267, "x1": 0.6533, "xref": "x", "y0": -0.3067, "y1": -0.28, "yref": "y"}], "title": {"text": "Rotor Model"}, "xaxis": {"mirror": true, "range": [-0.12, 1.32], "showgrid": false, "title": {"text": "Axial location (m)"}}, "yaxis": {"mirror": true, "range": [-0.36, 0.36], "showgrid": false, "title": {"text": "Shaft radius (m)"}}}}
